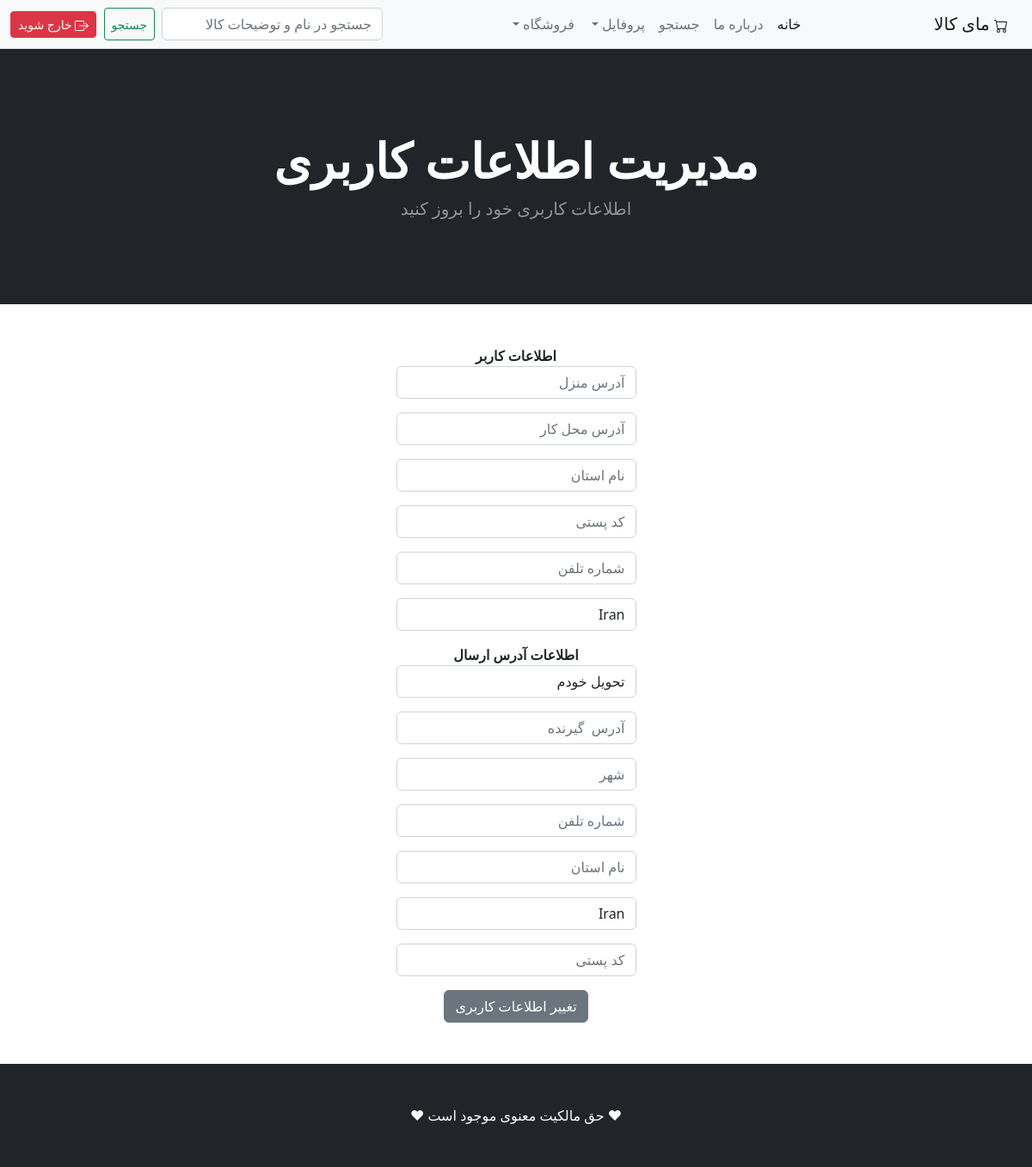
The app's page /user_info/ (signed in) with its own data.
### shop/models.py (models this page shows, shortened)
class Profile(models.Model):
    user = models.OneToOneField(User, on_delete=models.CASCADE)
    date_modified=models.DateTimeField(User,auto_now=True)
    address = models.CharField(max_length=100,blank=True)
    city = models.CharField(max_length=100,blank=True)
    state = models.CharField(max_length=100,blank=True)
    zipcode = models.CharField(max_length=100,blank=True)
    phone = models.CharField(max_length=100,blank=True)
    country = models.CharField(max_length=100,default='Iran')
    old_cart=models.CharField(max_length=500,blank=True)

### payment/models.py (models this page shows, shortened)
class ShippingAddress(models.Model):
    user=models.ForeignKey(User,on_delete=models.CASCADE)
    shipping_address_full_name=models.CharField(max_length=100)
    shipping_address_email=models.CharField(max_length=100)
    shipping_address_address = models.CharField(max_length=100, blank=True)
    shipping_address_city = models.CharField(max_length=100, blank=True)
    shipping_address_state = models.CharField(max_length=100, blank=True)
    shipping_address_zipcode = models.CharField(max_length=100, blank=True)
    shipping_address_phone = models.CharField(max_length=100, blank=True)
    shipping_address_country = models.CharField(max_length=100, default='Iran')
    shipping_address_old_cart = models.CharField(max_length=500, blank=True)
    class Meta:
        verbose_name = 'Shipping Address'
        verbose_name_plural = 'Shipping Addresses'

### shop/views.py (the view)
# urls.py: path('user_info/',views.user_info,name='user_info'),
def user_info(request):
    if request.user.is_authenticated:
        current_user=Profile.objects.get(user__id=request.user.id)
        current_shipping_user=ShippingAddress.objects.get(user__id=request.user.id)
        user_form = UserInfoForm(request.POST or None, instance=current_user)
        shipping_form=ShippingAddressForm(request.POST or None,instance=current_shipping_user)
        if user_form.is_valid() or shipping_form.is_valid():
            user_form.save()
            shipping_form.save()
            messages.success(request, 'اطلاعات کاربری شما ویرایش شد')
            return redirect('home')
        return render(request, 'user_info.html', {'form': user_form,'shipping_form':shipping_form})
    else:
        messages.success(request, 'مشکلی در ویرایش اطلاعات کاربری شما وجود دارد')
        return redirect('home')

### cart/context_processors.py (called while the page is built)
def cart(request):
    return {'cart': Cart(request)}

### shop/templates/user_info.html (shortened to what this page needs)
{% extends 'base.html' %}
{% block content %}
        <header class="bg-dark py-5">
            <div class="container px-4 px-lg-5 my-5">
                <div class="text-center text-white">
                    <h1 class="display-4 fw-bolder">مدیریت اطلاعات کاربری</h1>
                    <p class="lead fw-normal text-white-50 mb-0">اطلاعات کاربری خود را بروز کنید</p>
                </div>
            </div>
        </header>
    <div class="container">
        <div class="row">
            <center>
            <div class="col-3">
                <br/><br/>
                <form method="post" action="{% url 'user_info' %}">
                    <strong>اطلاعات کاربر</strong>
                    {{ form.as_p }}
                    <strong>اطلاعات آدرس ارسال</strong>
                    {{ shipping_form.as_p }}
                      <button type="submit" class="btn btn-secondary"> تغییر اطلاعات کاربری</button>
                </form>
                <br/><br/>
            </div>
                </center>
        </div>
    </div>
{% endblock %}

### records on screen
Profile: country "Iran"
ShippingAddress: shipping_address_full_name "تحویل خودم", shipping_address_country "Iran"
